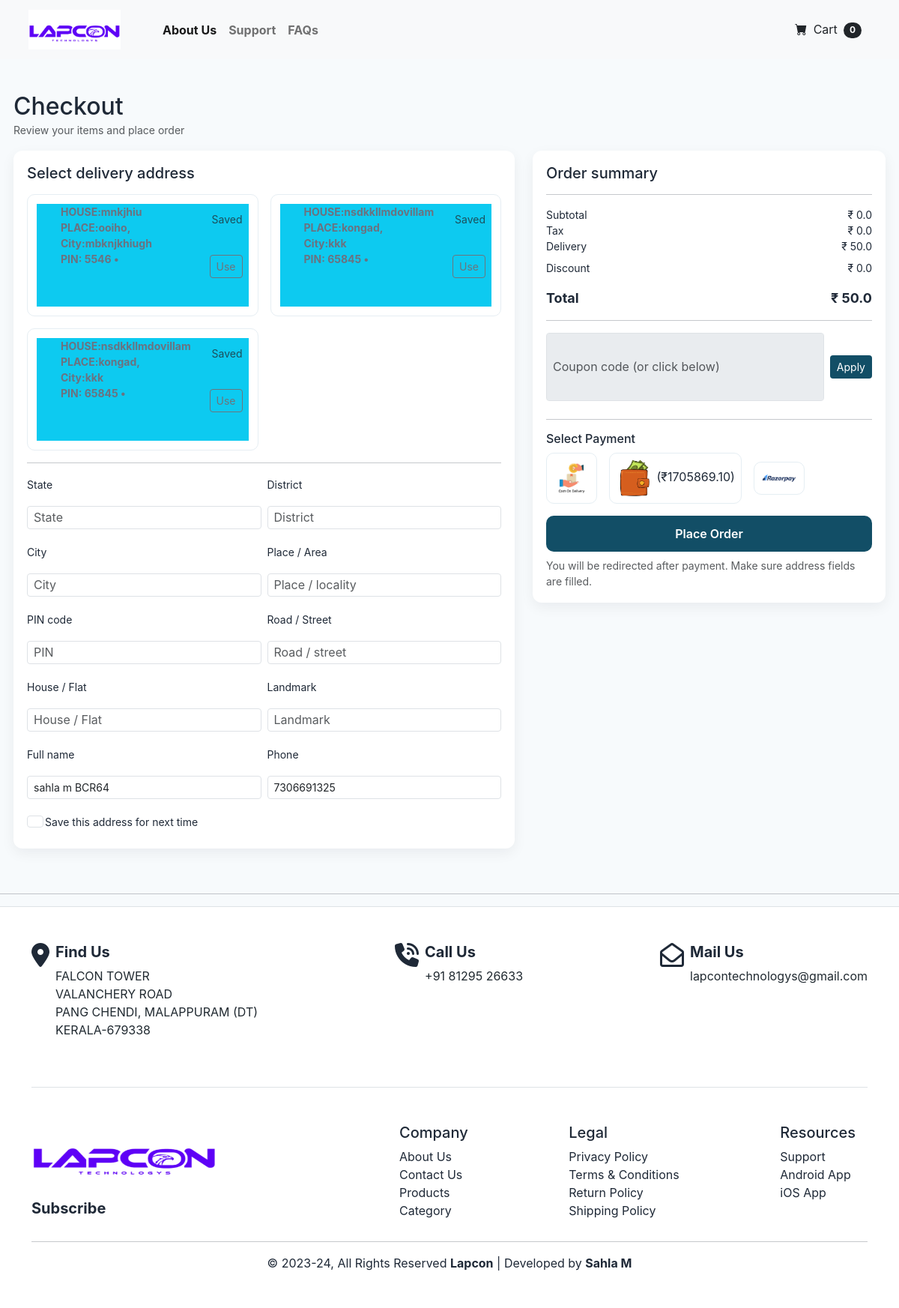
/checkout (signed in), run on the app's committed database.
### Users/models.py (models this page shows)
class Address(models.Model):
    Region = models.CharField(max_length=40,default='India')
    state = models.CharField(max_length=40)
    district = models.CharField(max_length=40)
    city = models.CharField(max_length=40)
    place = models.CharField(max_length=40)
    pin = models.IntegerField()
    house_name = models.CharField(max_length=40)
    landmark = models.CharField(max_length=40)
    road = models.CharField(max_length=40)
    user = models.ForeignKey(Custom_User, on_delete=models.CASCADE)
    created_at = models.DateTimeField(auto_now_add=True)
    updated_at = models.DateTimeField(auto_now=True)

class Custom_User(AbstractUser):
    phone=models.CharField(null=True, max_length=20)
    email=models.EmailField(max_length=50,unique=True)
    profile_pic = models.ImageField(upload_to='profile_pic/%Y/%m/%d/', blank=True, null=True, default='profile_pic/default.jpg')

class Wallet(models.Model):
    user = models.ForeignKey(Custom_User, on_delete=models.CASCADE)
    balence = models.DecimalField(max_digits=10, decimal_places=2)

### Users/views.py (the view)
# urls.py: path('checkout', views.checkout, name='checkout'),
def checkout(request):
    user = request.user
    if not user.is_authenticated:
        return redirect('signin')   # signin view
    c_id = request.session.get('carts', [])
    tax = request.session.get('tax', 0)  #might be float or Decimal
    delivery_charge = 50
    carts = [Cart.objects.get(pk=i) for i in c_id] if c_id else []
    subtotal_decimal = Decimal('0')
    for cart in carts:
        unit_price = Decimal(str(cart.unit_price)) if hasattr(cart, 'unit_price') else Decimal(str(cart.variant.price))
        line_total = unit_price * Decimal(str(cart.quantity))
        subtotal_decimal += line_total
    tax_decimal = Decimal(str(tax))
    delivery_decimal = Decimal(str(delivery_charge))
    total_before_discount = subtotal_decimal + tax_decimal + delivery_decimal
    coupon_code = request.session.get('coupon_code', None)
    discount_decimal = Decimal(str(request.session.get('discount', 0))) if coupon_code else Decimal('0')
    final_total_decimal = total_before_discount - discount_decimal
    if final_total_decimal < 0:
        final_total_decimal = Decimal('0')
    client = razorpay.Client(auth=(settings.RAZORPAY_API_KEY, settings.RAZORPAY_API_SECRET))
    razorpay_amount_paise = int((final_total_decimal * 100).to_integral_value())  # integer paise
    try:
        razorpay_order = client.order.create({
            "amount": razorpay_amount_paise,
            "currency": "INR",
            "payment_capture": 1
        })
        razorpay_order_id = razorpay_order.get('id')
    except Exception:
        razorpay_order_id = None
    try:
        wallet = Wallet.objects.get(user=user)
    except Wallet.DoesNotExist:
        wallet = None
    request.session['subtotal'] = float(subtotal_decimal)
    request.session['tax'] = float(tax_decimal)
    request.session['delivery_charge'] = float(delivery_decimal)
    request.session['total_before_discount'] = float(total_before_discount)
    request.session['discount'] = float(discount_decimal)
    request.session['final_total'] = float(final_total_decimal)
    request.session.modified = True
    context = {
        'user': user,
        'addresses': Address.objects.filter(user=user),
        'carts': carts,
        'subtotal': float(subtotal_decimal),
        'tax': float(tax_decimal),
        'delivery_charge': float(delivery_decimal),
        'total_before_discount': float(total_before_discount),
        'discount': float(discount_decimal),
        'total': float(final_total_decimal),
        'amount': razorpay_amount_paise,           # paise, integer
        'razorpay_order_id': razorpay_order_id,
        'RAZORPAY_API_KEY': settings.RAZORPAY_API_KEY,
        'coupons': Coupon.objects.filter(expiry__gt=date.today(), min_amount__lte=total_before_discount, max_amount__gte=total_before_discount),
        'wallet':wallet
    }
    return render(request, 'check_out.html', context)

### templates/check_out.html (shortened to what this page needs)
{% extends 'blank_layout.html' %}
{% load static %}
{% block contant %}
<link href="https://cdn.jsdelivr.net/npm/bootstrap@5.3.2/dist/css/bootstrap.min.css" rel="stylesheet">
<div class="checkout-wrap">
  <div class="row gx-4">
    <div class="col-12 mb-3">
      <h2 class="mb-0">Checkout</h2>
      <small class="text-muted">Review your items and place order</small>
    </div>
    <div class="col-lg-7">
      <div class="panel mb-3">
        <h5 class="mb-3">Select delivery address</h5>
        <div class="row g-3 mb-3" id="addressList">
          {% if addresses %}
            {% for address in addresses %}
            <div class="col-md-6">
              <div class="address-card" tabindex="0" data-id="{{ address.id }}"
                   data-state="{{ address.state|default:'' }}"
                   data-district="{{ address.district|default:'' }}"
                   data-city="{{ address.city|default:'' }}"
                   data-place="{{ address.place|default:'' }}"
                   data-pin="{{ address.pin|default:'' }}"
                   data-road="{{ address.road|default:'' }}"
                   data-house_name="{{ address.house_name|default:'' }}"
                   data-landmark="{{ address.landmark|default:'' }}"
                   data-name="{{ address.name|default:'' }}"
                   data-phone="{{ address.phone|default:'' }}">
                <div class="d-flex justify-content-between bg-info">
                  <ul>
                    <li class="address-meta fw-bold">HOUSE:{{ address.house_name }}</li>
                    <li class="address-meta fw-bold">PLACE:{{ address.place }},</li>
                     <li class="address-meta fw-bold">City:{{ address.city }}</li>
                    <li class="address-meta fw-bold">PIN: {{ address.pin }} • {{ address.phone }}</li>
                  </ul>
                  <div class="text-end m-2">
                    <small class="text-muted ">Saved</small>
                    <div style="font-size:12px; margin-top:6px;">
                      <button class="btn btn-sm btn-outline-secondary select-address-btn">Use</button>
                    </div>
                  </div>
                </div>
              </div>
            </div>
            {% endfor %}
          {% else %}
            <div class="col-12">
              <div class="alert alert-info small mb-0">No saved addresses. Use the form below to add one.</div>
            </div>
          {% endif %}
        </div>
        <hr>
        <form id="checkoutForm">
          <div class="row g-2">
            <div class="col-md-6">
              <label class="form-label small">State</label>
              <input id="state" name="state" class="form-control form-control-sm" placeholder="State" required>
            </div>
            <div class="col-md-6">
              <label class="form-label small">District</label>
              <input id="district" name="district" class="form-control form-control-sm" placeholder="District" required>
            </div>
            <div class="col-md-6">
              <label class="form-label small">City</label>
              <input id="city" name="city" class="form-control form-control-sm" placeholder="City" required>
            </div>
            <div class="col-md-6">
              <label class="form-label small">Place / Area</label>
              <input id="place" name="place" class="form-control form-control-sm" placeholder="Place / locality" required>
            </div>
            <div class="col-md-6">
              <label class="form-label small">PIN code</label>
              <input id="pin" name="pin" class="form-control form-control-sm" placeholder="PIN" required inputmode="numeric">
            </div>
            <div class="col-md-6">
              <label class="form-label small">Road / Street</label>
              <input id="road" name="road" class="form-control form-control-sm" placeholder="Road / street" required>
            </div>
            <div class="col-md-6">
              <label class="form-label small">House / Flat</label>
              <input id="house_name" name="house_name" class="form-control form-control-sm" placeholder="House / Flat" required>
            </div>
            <div class="col-md-6">
              <label class="form-label small">Landmark</label>
              <input id="landmark" name="landmark" class="form-control form-control-sm" placeholder="Landmark" required>
            </div>
            <div class="col-md-6">
              <label class="form-label small">Full name</label>
              <input id="name" name="name" class="form-control form-control-sm" placeholder="Full name" value="{{ user.first_name }} {{ user.last_name }}" required>
            </div>
            <div class="col-md-6">
              <label class="form-label small">Phone</label>
              <input id="phone" name="phone" class="form-control form-control-sm" placeholder="Phone" value="{{ user.phone }}" required inputmode="tel">
            </div>
            <div class="col-12">
              <div class="form-check">
                <input id="save_address" name="save_address" class="form-check-input" type="checkbox" value="yes">
                <label class="form-check-label small" for="save_address">Save this address for next time</label>
              </div>
            </div>
          </div>
        </form>
      </div>
    </div>
    <div class="col-lg-5">
      <div class="panel mb-3">
        <h5>Order summary</h5>
        <hr>
        <div class="d-flex justify-content-between small">
          <div>Subtotal</div>
          <div>₹ <span id="subtotal">{{ subtotal }}</span></div>
        </div>
        <div class="d-flex justify-content-between small">
          <div>Tax</div>
          <div>₹ <span id="tax">{{ tax }}</span></div>
        </div>
        <div class="d-flex justify-content-between small">
          <div>Delivery</div>
          <div>₹ <span id="delivery">{{ delivery_charge }}</span></div>
        </div>
        <div class="d-flex justify-content-between small mt-2">
          <div>Discount</div>
          <div>₹ <span id="discountpersent">{{ discount }}</span></div>
        </div>
        <div class="d-flex justify-content-between mt-3" style="font-size:18px;font-weight:700;">
          <div>Total</div>
          <div>₹ <span id="total">{{ total }}</span></div>
        </div>
        <hr>
        <div class="mb-2">
          <div class="d-flex gap-2">
            <input id="coupon_input" class="form-control form-control-sm" placeholder="Coupon code (or click below)" readonly>
            <button id="apply-btn" class="btn btn-sm" style="background:var(--brand); color:#fff;">Apply</button>
          </div>
        </div>
        <hr>
        <h6>Select Payment</h6>
<div class="mb-3">
  <div id="paymentOptions" class="d-flex align-items-center gap-2">
    <div class="payment-option" data-method="cash on delivery" id="opt-cod">
      <img src="{% static 'images/cod.jpg' %}" alt="COD" style="width:50px; height:auto;">
    </div>
    {% if wallet and wallet.balence >= total %}
      <div class="payment-option" data-method="wallet payment" id="opt-wallet">
        <img src="{% static 'images/wallet.png' %}" alt="Wallet" style="width:50px; height:auto;">
         (₹{{ wallet.balence }})
      </div>
    {% endif %}
    <div class="payment-option" data-method="Razorpay" id="opt-razor">
      <img src="{% static 'images/razorpay.png' %}" alt="Razorpay" style="width:50px; height:auto;">
    </div>
  </div>
</div>
        <div class="d-grid">
          <button id="place-order" class="place-btn place-btn-lg">Place Order</button>
        </div>
        <small class="text-muted d-block mt-2">You will be redirected after payment. Make sure address fields are filled.</small>
      </div>
    </div>
  </div>
</div>
<link rel="stylesheet" href="https://cdn.jsdelivr.net/npm/toastify-js/src/toastify.min.css">
{% endblock %}

### static/css/style.css (style rules this page uses)
body { background-color: #124E66; }
::placeholder { font-size: 16px; }
* { margin: 0; padding: 0; box-sizing: border-box; }
body { font-family: 'Poppins', sans-serif; }
.btn { display: inline-block; background: #124e66; color: white; padding: 8px 30px; margin: 30px 0; border-radius: 30px; transition: background 0.5s; border: #124e66 solid; }
h2 { color: #2E3944; }
small { color: #212a31; }
ul { list-style-type: none; }
form input { width: 100%; height: 30px; margin: 10px 0; padding: 0 10px; border: 1px solid #ccc; }

### static/css/styles.css (style rules this page uses)
* { margin: 0; padding: 0; box-sizing: border-box; }
body { font-family: 'Poppins', sans-serif; }
.btn { display: inline-block; background: #1d3ddd; color: white; padding: 8px 30px; margin: 30px 0; border-radius: 30px; transition: background 0.5s; border: #124e66 solid; }
h2 { color:white; }
small { color: #212a31; }
form input { width: 100%; height: 30px; margin: 10px 0; padding: 0 10px; border: 1px solid #ccc; }

### templates/check_out.html (style rules this page uses)
:root { --brand:#124e66; --muted:#6b7280; --card:#ffffff; --bg:#f7fafc; }
body { background:var(--bg); font-family:Inter, system-ui, Arial, sans-serif; color:#1f2937; }
.checkout-wrap { max-width:1200px; margin:26px auto; padding:18px; }
.panel { background:var(--card); border-radius:12px; padding:18px; box-shadow:0 6px 18px rgba(15,23,42,0.06); }
.address-card { cursor:pointer; border:1px solid #e6eef3; padding:12px; border-radius:10px; background:#fff; transition:all .15s ease; }
.address-meta { font-size:14px; color:var(--muted); }
.payment-option { cursor:pointer; border-radius:10px; padding:8px; border:1px solid #e5eef3; display:inline-block; margin-right:8px; }
.place-btn { background:var(--brand); color:white; border:none; padding:12px 18px; border-radius:10px; font-weight:600; }

### data on the page
Address: house_name "mnkjhiu", place "ooiho", city "mbknjkhiugh", pin "5546"
Address: house_name "nsdkkllmdovillam", place "kongad", city "kkk", pin "65845"
Address: house_name "nsdkkllmdovillam", place "kongad", city "kkk", pin "65845"
Custom_User: name "sahla m BCR64", phone "7306691325"
Wallet: balence "1705869.10"

### other printed values
{{ subtotal }} "0.0"
{{ tax }} "0.0"
{{ delivery_charge }} "50.0"
{{ discount }} "0.0"
{{ total }} "50.0"
